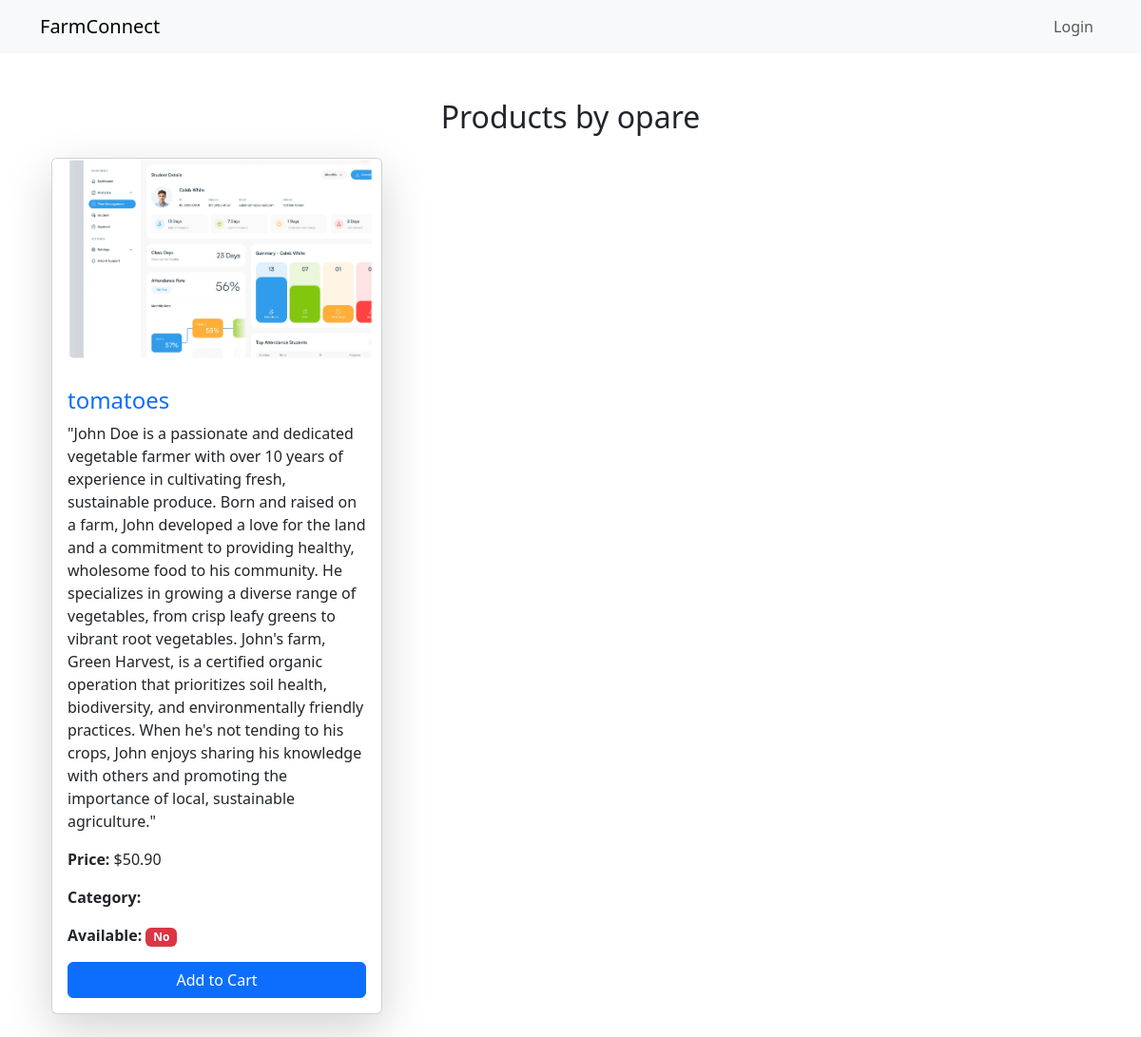
Page /farmer/opare/products/ on the committed database.
### farmers/models.py (models this page shows, shortened)
class Farmer(models.Model):
    user = models.OneToOneField(User, on_delete=models.CASCADE)
    profile_picture = models.ImageField(upload_to="farmers/profiles/", blank=True, null=True)
    farm_name = models.CharField(max_length=255)
    location = models.CharField(max_length=255)
    is_active = models.BooleanField(default=True)
    contact_phone = models.CharField(max_length=20)
    contact_email = models.EmailField()
    contact_address = models.TextField()
    followers = models.PositiveIntegerField(default=0)
    rating = models.FloatField(default=0.0)
    biography = models.TextField()
    FARM_CATEGORIES = [
        ('vegetable', 'Vegetable Farmer'),
        ('foodstaff', 'Food Staff Farmer'),
        ('fruit', 'Fruit Farmer'),
        ('poultry', 'Poultry Farmer'),
        ('animal', 'Animal Farmer'),
    ]
    category = models.CharField(max_length=20, choices=FARM_CATEGORIES)

class Product(models.Model):
    farmer = models.ForeignKey("Farmer", on_delete=models.CASCADE, related_name="products")
    name = models.CharField(max_length=255)
    description = models.TextField()
    price = models.DecimalField(max_digits=10, decimal_places=2)
    image = models.ImageField(upload_to="products/")
    stock = models.PositiveIntegerField()
    created_at = models.DateTimeField(auto_now_add=True)

### farmers/views.py (the view)
# urls.py: path('farmer/<str:username>/products/', views.farmer_products, name='farmer_products'),
def farmer_products(request, username):
    farmer = get_object_or_404(Farmer, user__username=username)
    products = farmer.products.all()  # Access related products using the related_name
    return render(request, 'farmers/farmer_products.html', {'farmer': farmer, 'products': products})

### farmers/templates/farmers/farmer_products.html
{% extends 'base.html' %}
{% block content %}
<div class="container mt-5">
    <h2 class="text-center mb-4">Products by {{ farmer.user.username }}</h2>
    {% if products %}
        <div class="row">
            {% for product in products %}
                <div class="col-md-4">
                    <div class="card shadow-lg mb-4">
                        {% if product.image %}
                            <img src="{{ product.image.url }}" class="card-img-top" alt="{{ product.name }}">
                        {% else %}
                            <img src="/media/default-product.jpg" class="card-img-top" alt="No Image">
                        {% endif %}
                        <div class="card-body">
                            <h4 class="card-title text-primary">{{ product.name }}</h4>
                            <p class="card-text">{{ product.description }}</p>
                            <p class="card-text"><strong>Price:</strong> ${{ product.price }}</p>
                            <p class="card-text"><strong>Category:</strong> {{ product.category }}</p>
                            <p class="card-text">
                                <strong>Available:</strong>
                                {% if product.available %}
                                    <span class="badge bg-success">Yes</span>
                                {% else %}
                                    <span class="badge bg-danger">No</span>
                                {% endif %}
                            </p>
                            <a href="{% url 'add_to_cart' product.id %}" class="btn btn-primary w-100">Add to Cart</a>
                        </div>
                    </div>
                </div>
            {% endfor %}
        </div>
    {% else %}
        <div class="alert alert-warning text-center">No products available.</div>
    {% endif %}
</div>
{% endblock %}

### rows in the picture
Farmer: user.username "opare"
Product: image (picture), name "tomatoes", description "\"John Doe is a passionate and dedicated vegetable farmer with over 10 years of experience in cultivating fresh, sustainable produce. Born and raised on a farm, John developed a love for the land and a commitment to providing healthy, wholesome food to his community. He specializes in growing a diverse range of vegetables, from crisp leafy greens to vibrant root vegetables. John's farm, Green Harvest, is a certified organic operation that prioritizes soil health, biodiversity, and environmentally friendly practices. When he's not tending to his crops, John enjoys sharing his knowledge with others and promoting the importance of local, sustainable agriculture.\"", price "50.90"
